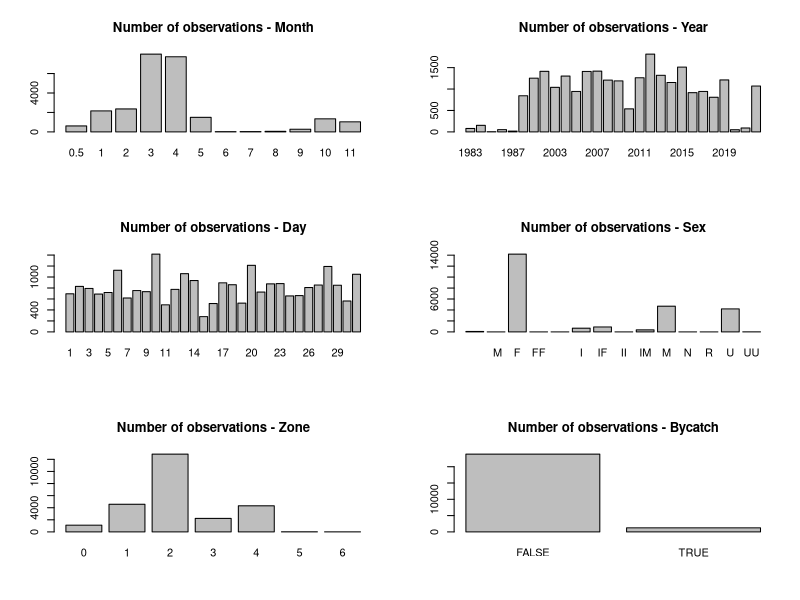
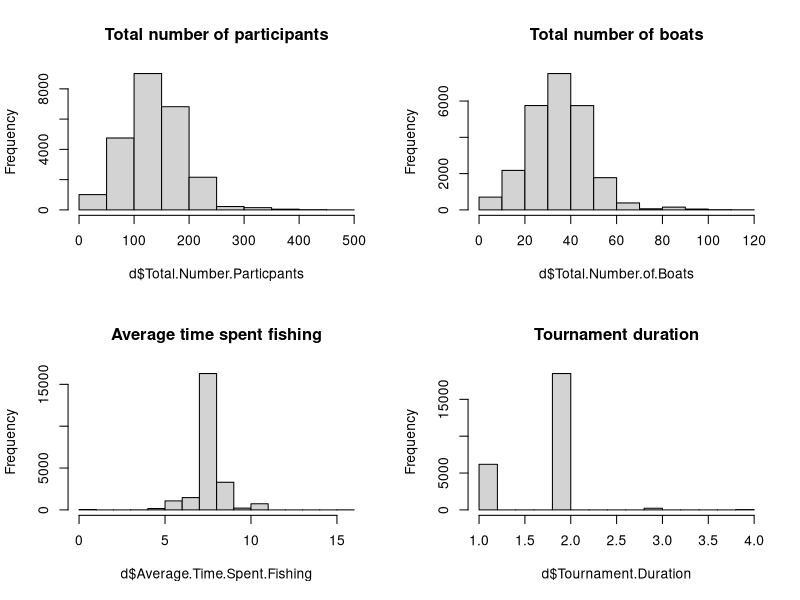
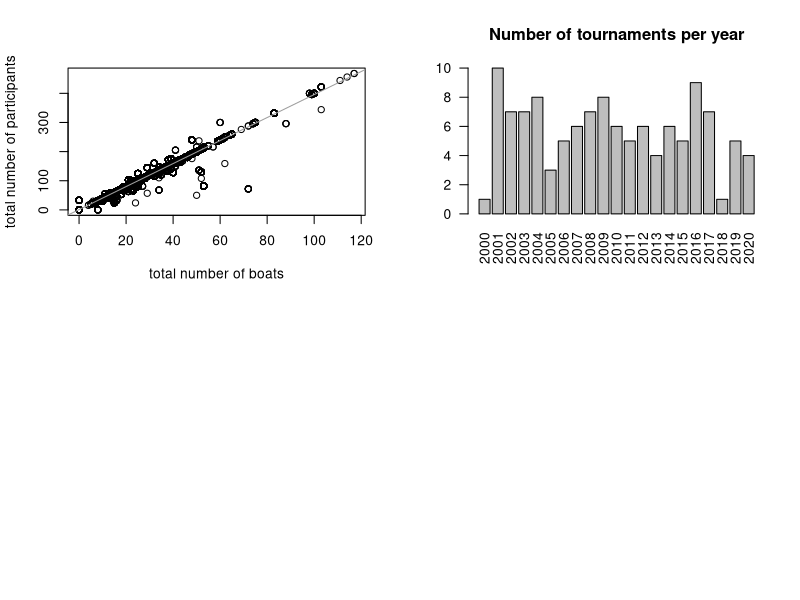
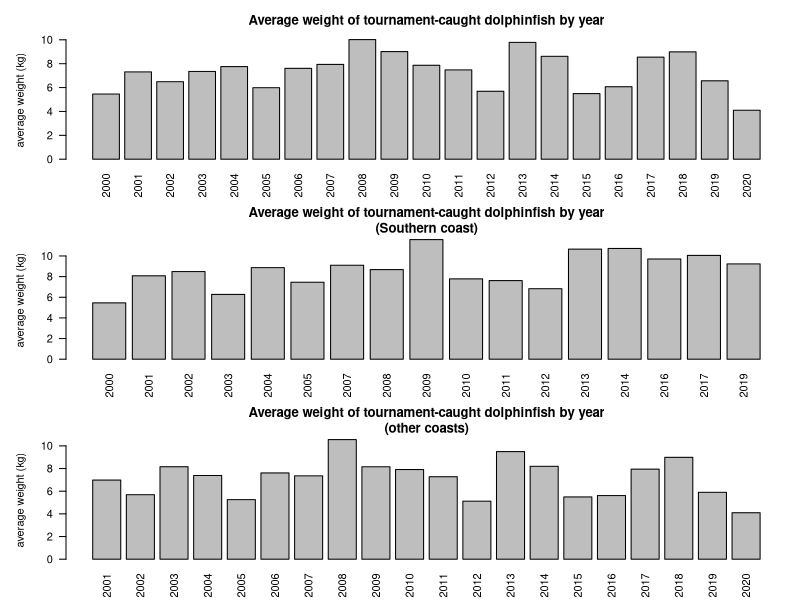
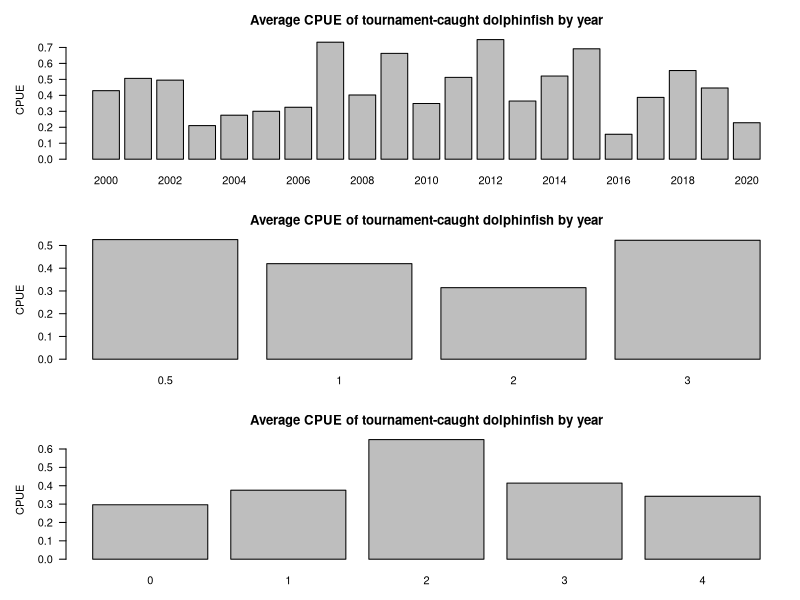
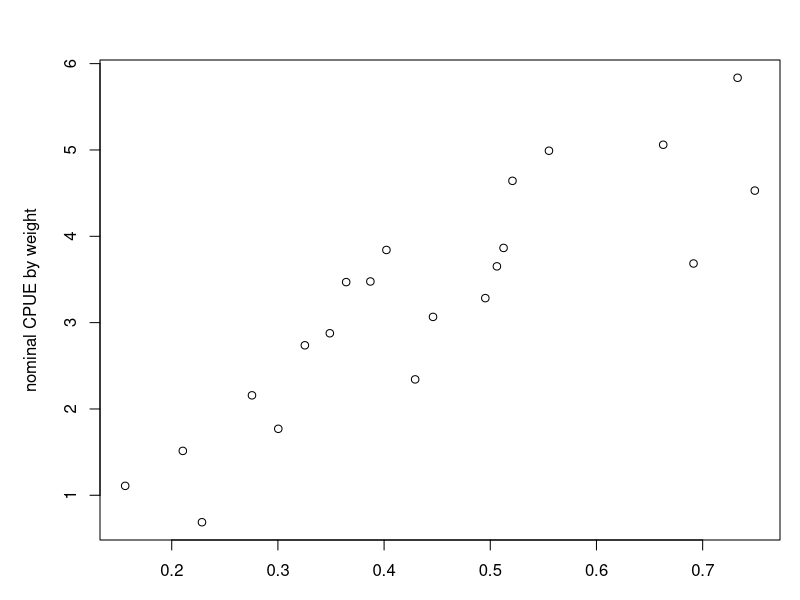
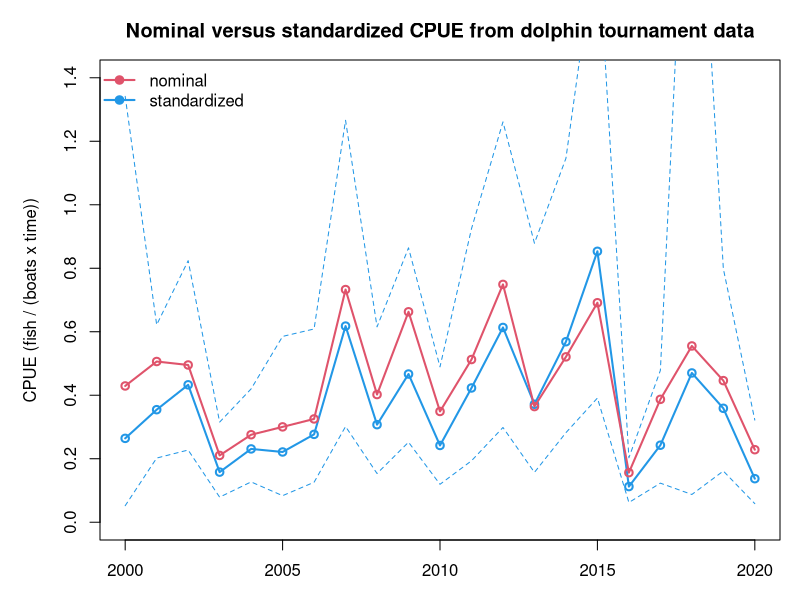
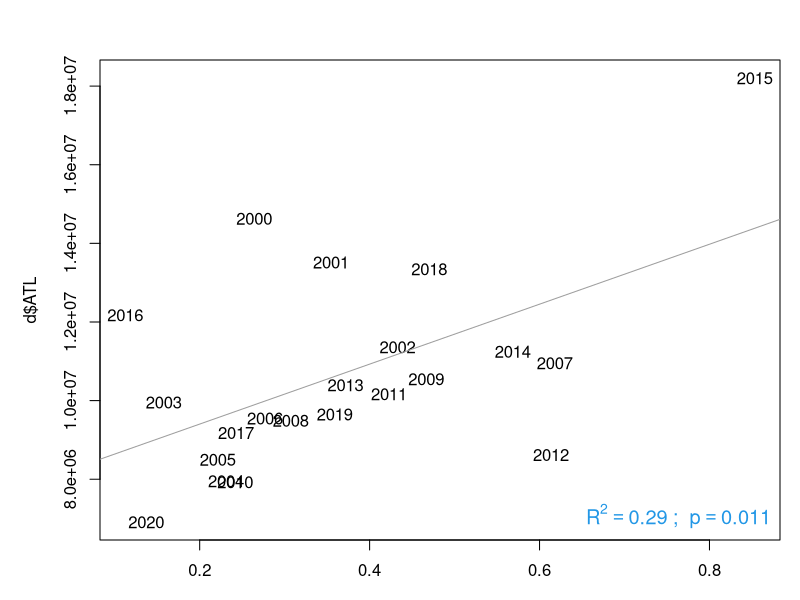

Source code (R) for these figures, in order: (Note: this script raises an error after producing the figures.)
## ---- chunk 1
#| warning: false
#| echo: true

# clear workspace
rm(list = ls())

if(!require("dplyr")) install.packages("dplyr")
if(!require("emmeans")) install.packages("emmeans")

library(dplyr)
library(emmeans) # Best for extracting standardized indices

# import data -------------------------------------
d <- read.csv("data/PRDNER-DolTournamentData.csv") 
#apply(d, 2, table)
head(d)

# clean dates and extract month day year ---------
d$Date <- as.character(d$Date)
d$month <- NA
d$day <- NA
d$year <- NA

for (i in 1:nrow(d))  {# M
  d[i, 16:18] <- unlist(strsplit(d$Date[i], "-"))  }
#head(d)

# clean up errors and check outputs ---------------------
d$month <- substr(d$month, 1, 3)
d$month[which(d$month == "Abr")] <- "Apr"
d$month[which(d$month == "Arp")] <- "Apr"

d$day[which(d$day == "November" | d$day == "December")] <- NA
d$year[which(d$year == "November" | d$year == "December")] <- NA

d$day <- as.numeric(d$day)
d$year <- as.numeric(d$year)

# standardize year format
d$year[which(d$year < 83)] <- d$year[which(d$year < 83)] + 2000
d$year[which(d$year < 2000)] <- d$year[which(d$year < 2000)] + 1900

d$mon <- match(d$month, month.abb)

table(d$month)
table(d$day)
table(d$year)

## ---- chunk 2
#| echo: true

# fix so Dec is grouped with following year -----------------
d$mon[which(d$mon == 12)] <- 0.5
d$year2 <- d$year
d$year2[which(d$mon == 0.5)] <- d$year[which(d$mon == 0.5)]+1
rbind(table(d$year), table(d$year2))

#head(d)
#tail(d)

## ---- chunk 3
#| echo: true
#| fig-width: 10
#| fig-height: 8

# look at data columns ----------------------------------

par(mfrow = c(3, 2))
barplot(table(d$mon), main = "Number of observations - Month")
barplot(table(d$year), main = "Number of observations - Year")
barplot(table(d$day), main = "Number of observations - Day")
barplot(table(d$Sex), main = "Number of observations - Sex")
barplot(table(d$Zone), main = "Number of observations - Zone")
barplot(table(d$Bycatch), main = "Number of observations - Bycatch")

par(mfrow = c(2, 2))
hist(d$Total.Number.Particpants, main = "Total number of participants")
hist(d$Total.Number.of.Boats, main = "Total number of boats")
hist(d$Average.Time.Spent.Fishing, main = "Average time spent fishing")
hist(d$Tournament.Duration, main = "Tournament duration")

## ---- chunk 4
#| warning: false
#| echo: true
#| fig-width: 6
#| fig-height: 6

# find NAs in tournament details -------------------
table(is.na(d$Total.Number.of.Boats))
table(is.na(d$Total.Number.Particpants))
table(is.na(d$Total.Number.Particpants) & is.na(d$Total.Number.of.Boats))
table(is.na(d$Average.Time.Spent.Fishing))

plot(d$Total.Number.of.Boats, d$Total.Number.Particpants, xlab = "total number of boats", ylab = "total number of participants")
out <- lm(d$Total.Number.Particpants ~ d$Total.Number.of.Boats)
abline(out, col = 8)

## ---- chunk 5
#| warning: false
#| echo: true
#| 
# create unique tournament ID number -------------------------
d$dat <- paste0(d$day, d$month, d$year)
length(unique(paste0(d$day, d$month, d$year, d$Total.Number.Particpants)))
length(unique(paste0(d$day, d$month, d$year, d$Location)))
length(unique(paste0(d$day, d$month, d$year, d$Total.Number.of.Boats)))
length(unique(paste0(d$day, d$month, d$year, d$Tournament.Duration)))
d$datID <- paste0(d$day, d$month, d$year, d$Total.Number.Particpants)

#barplot(table(d$mon))
## ---- chunk 6
#| warning: false
#| echo: true

# remove non-target cases; use only directed trips -------------------
dfull <- d
d <- d[which(d$Bycatch == FALSE), ]

# subset by season, e.g. 0 - 4 is December to April -------------------
d <- d[which(d$mon >= 0 & d$mon <= 3), ]

#length(unique(d$Date))
length(unique(d$dat))
length(unique(d$datID))
## ---- chunk 7
#| warning: false
#| echo: true
#| 
# calculate total by tournament ----------------------------
totWT <- tapply(d$Weight..Kg., d$datID, sum, na.rm = T)
totN <- table(d$datID)
mon <- tapply(d$mon, d$datID, mean, na.rm = T)
year <- tapply(d$year2, d$datID, mean, na.rm = T)

# checks on month and tournament assignments ----------------------
#table(d$year[d$mon == 0.5], d$year2[d$mon == 0.5])
#table(d$year[d$mon != 0.5], d$year2[d$mon != 0.5])

max(tapply(d$Total.Number.Particpants, d$datID, sd), na.rm = T)  # should all be zeros
max(tapply(d$Total.Number.of.Boats, d$datID, sd), na.rm = T)
max(tapply(d$Average.Time.Spent.Fishing, d$datID, sd), na.rm = T)

# assign attributes of tournaments -------------------------------
Npart <- tapply(d$Total.Number.Particpants, d$datID, mean, na.rm = T)
Nboat <- tapply(d$Total.Number.of.Boats, d$datID, mean, na.rm = T)
Ftime <- tapply(d$Average.Time.Spent.Fishing, d$datID, mean, na.rm = T)
dura <- tapply(d$Tournament.Duration, d$datID, mean, na.rm = T)
zone <- tapply(d$Zone, d$datID, mean, na.rm = T)

# new data frame for standardization ----------------------------------
dat <- data.frame(cbind(year, mon, zone, Npart, Nboat, Ftime, dura, totWT, totN))
dat$avwt <- dat$totWT / dat$totN

head(dat)

## ---- chunk 8
#| warning: false
#| echo: true

# fill in NAs ---------------------------------------------------
dat$Nboat[which(dat$Nboat == 0)] <- NA
dat$Npart[which(dat$Npart == 0)] <- NA
dat$Ftime[which(dat$Ftime == 0)] <- NA

#hist(dat$Ftime)
which(is.na(dat$Ftime))
dat$Ftime[is.na(dat$Ftime)] <- median(dat$Ftime, na.rm = T)

#hist(dat$Nboat)
which(is.na(dat$Nboat))
which(is.na(dat$Npart))

dat$Npart[is.na(dat$Nboat)]
#plot(dat$Nboat, dat$Npart)
#dat$Npart / dat$Nboat
dat$Nboat[is.na(dat$Nboat)] <- dat$Npart[is.na(dat$Nboat)] / 4
#dat$Npart[is.na(dat$Nboat)]
dat$Nboat[is.na(dat$Nboat)] <- median(dat$Nboat, na.rm = T)

which(is.na(dat$Nboat))
which(is.na(dat$Ftime))
which(is.na(dat$totN))

## ---- chunk 9
#| warning: false
#| echo: true
#| 
# subset years -----------------------------------

yrs <- 2000:2020

dat[is.na(dat)] <- NA
dat <- dat[which(dat$year >= min(yrs)), ]
dat <- dat[which(dat$year <= max(yrs)), ]

# calculate CPUE -----------------------------------
dat$eff <- dat$Nboat * dat$Ftime   # dat$dura
dat$cpue <- dat$totN / dat$eff
dat$cpueW <- dat$totWT / dat$eff

which(dat$cpue == "Inf")
which(dat$cpueW == "Inf")
#dat$cpue[which(dat$cpue == "Inf")] <- NA

barplot(table(dat$year), las = 2, main = "Number of tournaments per year")

## ---- chunk 10
#| warning: false
#| echo: true
#| fig-width: 8
#| fig-height: 10

# look at nominal trends ----------------------------
par(mfrow = c(3, 1), mar = c(3, 5, 3, 1))
barplot(tapply(dat$avwt, dat$year, mean, na.rm = T), las = 2, 
        main = "Average weight of tournament-caught dolphinfish by year", 
        ylab = "average weight (kg)")

d2 <- dat[which(dat$zone == 2), ]
barplot(tapply(d2$avwt, d2$year, mean, na.rm = T), las = 2, 
        main = "Average weight of tournament-caught dolphinfish by year\n(Southern coast)", 
        ylab = "average weight (kg)")

d2 <- dat[which(dat$zone != 2), ]
barplot(tapply(d2$avwt, d2$year, mean, na.rm = T), las = 2, 
        main = "Average weight of tournament-caught dolphinfish by year\n(other coasts)", 
        ylab = "average weight (kg)")

# look at nominal trends by year, month and zone
barplot(tapply(dat$cpue, dat$year, mean, na.rm = T), las = 1, 
         main = "Average CPUE of tournament-caught dolphinfish by year", 
        xlab = "year", ylab = "CPUE")
barplot(tapply(dat$cpue, dat$mon, mean, na.rm = T), las = 1,  
        main = "Average CPUE of tournament-caught dolphinfish by year", 
        xlab = "month", ylab = "CPUE")
barplot(tapply(dat$cpue, dat$zone, mean, na.rm = T), las = 1, 
         main = "Average CPUE of tournament-caught dolphinfish by year", 
        xlab = "zone", ylab = "CPUE")

par(mfrow = c(1, 1))
plot(tapply(dat$cpue, dat$year, mean, na.rm = T), tapply(dat$cpueW, dat$year, mean, na.rm = T), 
     xlab = "nominal CPUE by number", ylab = "nominal CPUE by weight")
cor(tapply(dat$cpue, dat$year, mean, na.rm = T), tapply(dat$cpueW, dat$year, mean, na.rm = T))
    
## ---- chunk 11
#| warning: false
#| echo: true

# convert variables to factors ----------------------
dat$year <- as.factor(dat$year)
dat$mon <- as.factor(dat$mon)
dat$zone <- as.factor(dat$zone)

# standardization -----------------------------------

out <- glm(log(dat$cpue) ~ dat$year + dat$mon + dat$zone, 
                    family = gaussian)
summary(out)
anova(out)

# estimated coefficients from standardization
ind <- emmeans(out, "year", type = "response") %>% as.data.frame()
names(ind)[1] <- "Year"

## ---- chunk 12
#| warning: false
#| echo: true

# look at nominal vs standardized index ------------------------
plot(yrs, ind$response, type = "l", lwd = 2, col = 4, main = "Nominal versus standardized CPUE from dolphin tournament data",
     xlab = "year", ylab = "CPUE (fish / (boats x time))", ylim = c(0, 1.4))
points(yrs, ind$response, pch = 1, lwd = 2, col = 4) 
lines(yrs, ind$lower.CL, col = 4, lty = 2)
lines(yrs, ind$upper.CL, col = 4, lty = 2)
lines(yrs, tapply(dat$cpue, dat$year, mean, na.rm = T) *1.0, col = 2, lwd = 2)
points(yrs, tapply(dat$cpue, dat$year, mean, na.rm = T) *1.0, col = 2, lwd = 2, pch = 1)
legend("topleft", c("nominal", "standardized"), lwd = 2, pch = 19, col = c(2, 4), bty = "n")

cor(ind$response, tapply(dat$cpue, dat$year, mean, na.rm = T))

## ---- chunk 13
#| warning: false
#| echo: true
#| fig-width: 6
#| fig-height: 6

rec <- read.csv("data/recLandings.csv")
names(rec)[1] <- "Year"
rec$ATL <- rowSums(rec[3:6], na.rm = T)

d <- merge(rec, ind, by = "Year")

plot(d$response, d$ATL, col = 0)
text(d$response, d$ATL, d$Year, col = 1)
out <- lm(d$ATL ~ d$response)
abline(out, col = 8)
summary(out)

r2 <- summary(out)$r.squared
p_val <- summary(out)$coefficients[2, 4]
p_display <- ifelse(p_val < 0.001, "p < 0.001", paste("p =", round(p_val, 3)))
legend("bottomright", 
       legend = bquote(R^2 == .(round(r2, 2)) ~ "; " ~ p == .(round(p_val, 3))),
       bty = "n", cex = 1.2, text.col = 4)

## ---- chunk 14
#| warning: false
#| echo: true

# output the index
write.csv(ind, file = "indices/PRtournament_index.csv", row.names = F)
